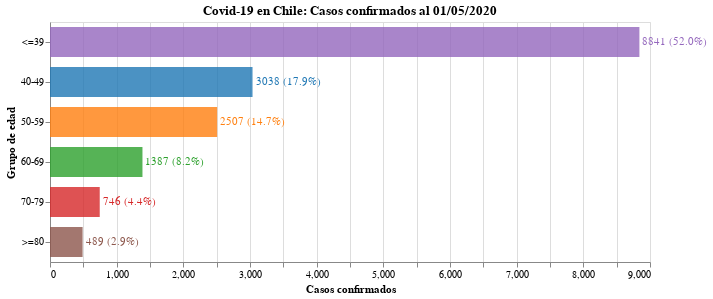

Here is the notebook cell this chart was saved with:
### Code cell
#hide_input
bars = alt.Chart(cases.reset_index()).mark_bar(opacity=0.8, size=30).encode(
    x = alt.X('Casos confirmados'),
    y = alt.Y('Grupo de edad', sort=['<=39', '40-49', '50-59', '60-69', '70-79', '>=80']),
    tooltip = ['Grupo de edad', 'Casos confirmados', 'Porcentaje'],
    color = alt.Color('Grupo de edad', scale=alt.Scale(scheme='category10'), legend=None),
    order = alt.Order('index:O')
)

text = bars.mark_text(
    align='left',
    baseline='middle',
    dx=3  # Nudges text to right so it doesn't appear on top of the bar
).encode(
    text=alt.Text('Texto')
)

bars.properties(
    title = f"Covid-19 en Chile: Casos confirmados al {pd.to_datetime(today).strftime('%d/%m/%Y')}",
    width = 600,
    height = alt.Step(40)
) + text

### Figure 1 — Vega-Lite specification as saved in the notebook (floating-point values rounded to 4 significant figures)
{"config": {"view": {"continuousWidth": 400, "continuousHeight": 300}}, "layer": [{"mark": {"type": "bar", "opacity": 0.8, "size": 30}, "encoding": {"color": {"type": "nominal", "field": "Grupo de edad", "legend": null, "scale": {"scheme": "category10"}}, "order": {"type": "ordinal", "field": "index"}, "tooltip": [{"type": "nominal", "field": "Grupo de edad"}, {"type": "quantitative", "field": "Casos confirmados"}, {"type": "quantitative", "field": "Porcentaje"}], "x": {"type": "quantitative", "field": "Casos confirmados"}, "y": {"type": "nominal", "field": "Grupo de edad", "sort": ["<=39", "40-49", "50-59", "60-69", "70-79", ">=80"]}}, "height": {"step": 40}, "title": "Covid-19 en Chile: Casos confirmados al 01/05/2020", "width": 600}, {"mark": {"type": "text", "align": "left", "baseline": "middle", "dx": 3}, "encoding": {"color": {"type": "nominal", "field": "Grupo de edad", "legend": null, "scale": {"scheme": "category10"}}, "order": {"type": "ordinal", "field": "index"}, "text": {"type": "nominal", "field": "Texto"}, "tooltip": [{"type": "nominal", "field": "Grupo de edad"}, {"type": "quantitative", "field": "Casos confirmados"}, {"type": "quantitative", "field": "Porcentaje"}], "x": {"type": "quantitative", "field": "Casos confirmados"}, "y": {"type": "nominal", "field": "Grupo de edad", "sort": ["<=39", "40-49", "50-59", "60-69", "70-79", ">=80"]}}}], "data": {"name": "data-fc3691d3ebdf1a35cf013ed3bb98b3df"}, "$schema": "https://vega.github.io/schema/vega-lite/v4.8.1.json", "datasets": {"data-fc3691d3ebdf1a35cf013ed3bb98b3df": [{"index": 0, "Grupo de edad": "<=39", "Casos confirmados": 8841, "Porcentaje": 52.0, "Texto": "8841 (52.0%)"}, {"index": 1, "Grupo de edad": "40-49", "Casos confirmados": 3038, "Porcentaje": 17.9, "Texto": "3038 (17.9%)"}, {"index": 2, "Grupo de edad": "50-59", "Casos confirmados": 2507, "Porcentaje": 14.7, "Texto": "2507 (14.7%)"}, {"index": 3, "Grupo de edad": "60-69", "Casos confirmados": 1387, "Porcentaje": 8.2, "Texto": "1387 (8.2%)"}, {"index": 4, "Grupo de edad": "70-79", "Casos confirmados": 746, "Porcentaje": 4.4, "Texto": "746 (4.4%)"}, {"index": 5, "Grupo de edad": ">=80", "Casos confirmados": 489, "Porcentaje": 2.9, "Texto": "489 (2.9%)"}]}}
